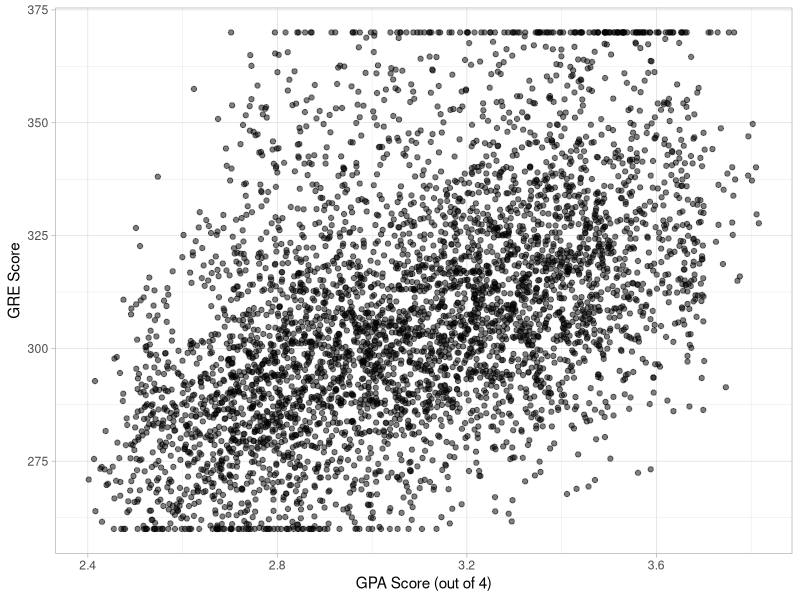
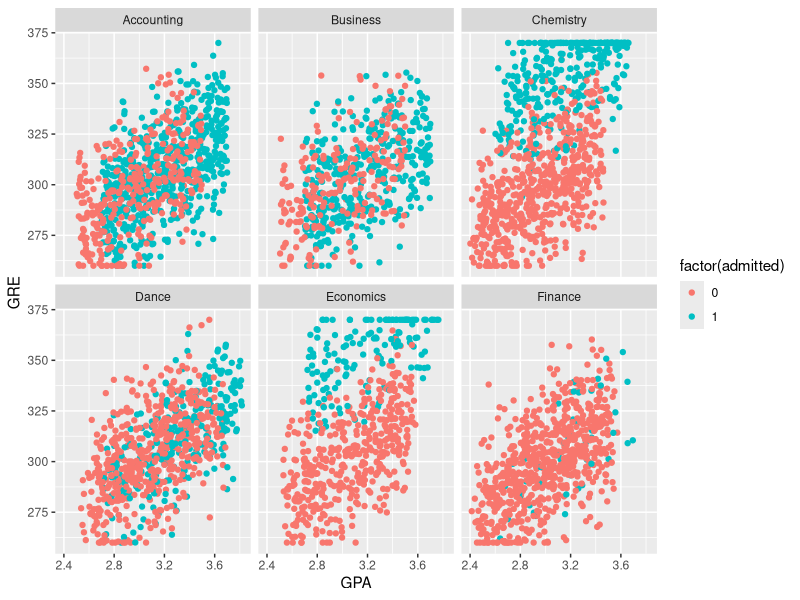
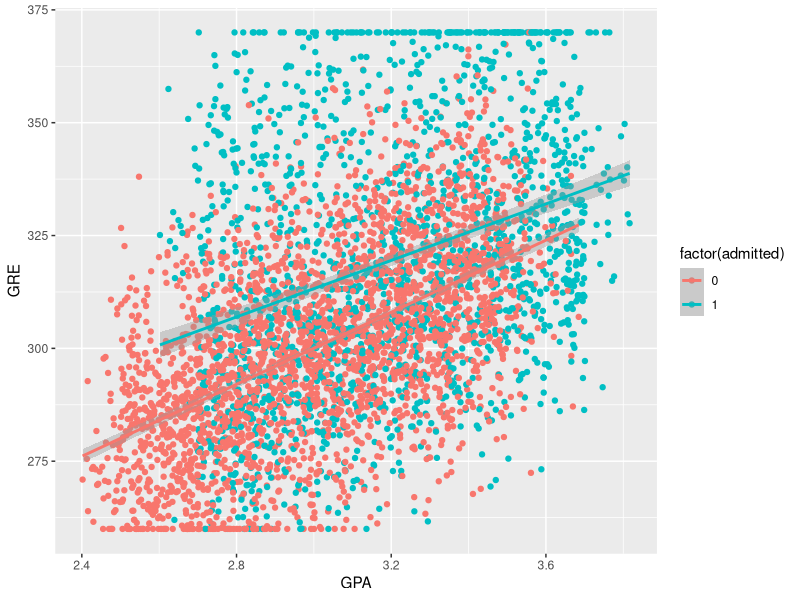

Recreate these plots in R, in order.
#Class 6 Lab 
library(ggplot2)
university <- read.csv("university.csv")
head(university)

#scatter plot GRE against GPA
ggplot(data = university, mapping = aes(x=GPA, y=GRE)) + geom_point(alpha = 0.5) + theme_light() + xlab("GPA Score (out of 4)") + ylab("GRE Score")

#use facet_wrap for creating multiple scatter plots for different groups
ggplot(data = university, mapping = aes(x=GPA, y=GRE, color = factor(admitted))) + geom_point() + facet_wrap(~department) 

#add a smoothing line 
ggplot(data = university, mapping = aes(x=GPA, y=GRE, color = factor(admitted))) + geom_point()+geom_smooth(method = "lm") 
